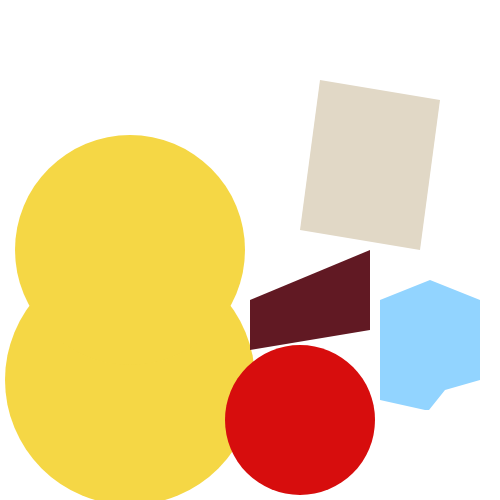
Frame 1 (no input)
Frame 60 (no input): identical to frame 1, image omitted
Frame 120 (the mouse pressed at the canvas centre since frame 60): identical to frame 1, image omitted

The p5.js sketch that drew this single still picture (run headless with seeded random() and noise() and a simulated clock; from frame 60 on, the mouse is pressed at the canvas centre):

// p5.js sketch
// ── sketch.js
function setup() {
  createCanvas(500, 500);
  background(220);

  
}

function draw() {
  background(255, 255, 255);
  fill(245, 215, 69);
  noStroke();
  circle(130, 380, 250);
  //botton yellow circle
  
  fill(245, 215, 69);
  noStroke();
  circle(130, 250, 230);
  //top yellow circle
  
  fill(215, 13, 13);
  noStroke();
  circle(300, 420,150);
  //red circle
  
  // fill(146, 212, 255);
  // noStroke();
  // quad(480,480,480,400,380,330,380,470);
  // //blue quad
  
  fill(97, 25, 35);
  noStroke();
  quad(370,250,370,330,250,350,250,300);
  //brown quad
  
  fill(225, 216, 198);
  noStroke();
  quad(420,250,440,100,320,80,300,230);
  //grey quad
  
  fill(146,212,255);
  beginShape();
    vertex(480,380);//rb
    vertex(480,300);//rt
    vertex(430,280);
    vertex(380,300);
    vertex(380,400);
    vertex(425,410);
    vertex(429,410);
    vertex(445,390);
  endShape(CLOSE);
  //blue
  
}
